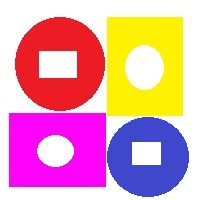
%> input picture Provas_Anteriores_Unid_2/imagens/prv2.jpg, 200 x 200 px
$ octave prova1.m   (GNU Octave 9; MATLAB toolbox functions it lacks are replaced by stand-ins)
%> lines starting %> are read from the running program, lines starting %| are printed output that depends on the picture; in (x1, y1, x2, y2) boxes, pixels count from 0 and x2, y2 are one past the last pixel; in counts of white or black regions, pixels touching at a corner belong together; the program's own positions count from 1
clear all;
close all;
pkg load image;

im = imread("imagens/prv2.jpg");
%> im is the input picture: size 200x200x3 uint8; mean R, G, B 228, 160.5, 176.9

largura = size(im,1);
%> largura = 200
altura = size(im,2);
%> altura = 200
figure("Name","prv2");
imshow(im);

mascara = im(:,:,2) < 55;
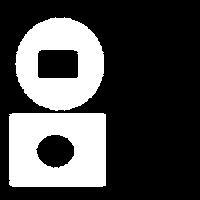
%> mascara: size 200x200 logical; 29.1% white; 2 white regions, box (x1, y1, x2, y2) and area: (9, 113, 106, 187) 6232, (15, 17, 104, 111) 5396

imAlterada = mascara;
imAlterada2 = mascara;

figure("Name", "mascara");
imshow(mascara);

imwrite(mascara, "test.png");
medida = 2;
elementoEE = logical(zeros((medida*2)+1, (medida*2)+1));
largura = floor(size(elementoEE,1)/2);
altura = floor(size(elementoEE,2)/2);

for i=1:size(elementoEE,1)
  for j=1:size(elementoEE,2)
    if sqrt((i - medida - 1).^2 + (j - medida - 1).^2 ) <= medida
        elementoEE(i,j) = 1;
      endif
  endfor
endfor

espacoVertical = altura;
espacoHorizontal = largura;

% Cria uma nova imagem com borda preta e tamanho maior que a imagem original
imProcessada = zeros(size(im,1) + altura, size(im,2) + largura);
imProcessada2 = zeros(size(im,1) + altura, size(im,2) + largura);
imProcessada(1+espacoVertical:size(im,1)+espacoVertical, 1+espacoHorizontal:size(im,2)+espacoHorizontal) = mascara;
%> imProcessada: size 202x202 double; values 0 (black) and 1 (white), 28.5% white; 2 white regions, box (x1, y1, x2, y2) and area: (11, 115, 108, 189) 6232, (17, 19, 106, 113) 5396
imProcessada2(1+espacoVertical:size(im,1)+espacoVertical, 1+espacoHorizontal:size(im,2)+espacoHorizontal) = mascara;
imBase = imProcessada;

##medida = medida*2;
figure("Name", "Rombus")
imshow(elementoEE);

    for i=1:size(im,1)
      for j=1:size(im,2)
         if mascara(i,j)
            x = i + espacoVertical;
            y = j + espacoHorizontal;

            % Pega os vizinhos do pixel atual
            vizinhos = imBase(x-espacoVertical:x+espacoVertical, y-espacoHorizontal:y+espacoHorizontal);
            vizCropados = vizinhos & elementoEE;

            % Se a interseção entre os vizinhos e o elemento estruturante for menor que o tamanho do elemento estruturante
            % aplica a operação de erosão ou dilatação
            if(sum(sum(vizCropados)) < sum(sum(elementoEE)))
                vizinhos = imProcessada(x-espacoVertical:x+espacoVertical, y-espacoHorizontal:y+espacoHorizontal);
                imProcessada(x-espacoVertical:x+espacoVertical, y-espacoHorizontal:y+espacoHorizontal) =  vizinhos | elementoEE;
            end
        end

      endfor
    endfor
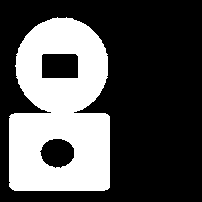
%> imProcessada: size 202x202 double; values 0 (black) and 1 (white), 32.5% white; 1 white region, box (x1, y1, x2, y2) and area: (9, 17, 110, 191) 13251
%> after the loop, vizCropados = [false false true false false; false true true true false; true true true false false; false false false false false; false false false false false]; vizinhos = [1 1 1 1 1; 1 1 1 1 1; 1 1 1 1 1; 1 1 1 1 1; 1 1 0 0 0]; x = 189; y = 105

% Remove a borda preta da imagem processada
imProcessada = imProcessada(1+espacoVertical:size(im,1)+espacoVertical, 1+espacoHorizontal:size(im,2)+espacoHorizontal);
%> imProcessada: size 200x200 double; values 0 (black) and 1 (white), 33.1% white; 1 white region, box (x1, y1, x2, y2) and area: (7, 15, 108, 189) 13251

% Mostra a imagem processada
figure('name', 'imProcessada')
imshow(imProcessada);


    for i=1:size(im,1)
      for j=1:size(im,2)
         if mascara(i,j)
            x = i + espacoVertical;
            y = j + espacoHorizontal;

            % Pega os vizinhos do pixel atual
            vizinhos = imBase(x-espacoVertical:x+espacoVertical, y-espacoHorizontal:y+espacoHorizontal);
            vizCropados = vizinhos & elementoEE;

            % Se a interseção entre os vizinhos e o elemento estruturante for menor que o tamanho do elemento estruturante
            % aplica a operação de erosão ou dilatação
            if(sum(sum(vizCropados)) < sum(sum(elementoEE)))
                vizinhos = imProcessada2(x-espacoVertical:x+espacoVertical, y-espacoHorizontal:y+espacoHorizontal);
                imProcessada2(x-espacoVertical:x+espacoVertical, y-espacoHorizontal:y+espacoHorizontal) =  vizinhos & ~elementoEE;
            end
        end

      endfor
    endfor
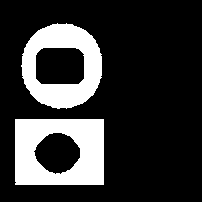
%> imProcessada2: size 202x202 double; values 0 (black) and 1 (white), 20.5% white; 2 white regions, box (x1, y1, x2, y2) and area: (15, 119, 104, 185) 4517, (21, 23, 102, 109) 3841
%> after the loop, vizinhos = [0 0 0 0 0; 0 0 0 0 0; 0 0 0 0 0; 0 0 0 0 0; 0 0 0 0 0]

imProcessada4 = zeros(size(im,1) + altura, size(im,2) + largura);

imProcessada4(1+espacoVertical:size(im,1)+espacoVertical, 1+espacoHorizontal:size(im,2)+espacoHorizontal) = imProcessada;
imBase = imProcessada4;

    for i=1:size(im,1)
      for j=1:size(im,2)
         if imProcessada(i,j)
            x = i + espacoVertical;
            y = j + espacoHorizontal;

            % Pega os vizinhos do pixel atual
            vizinhos = imBase(x-espacoVertical:x+espacoVertical, y-espacoHorizontal:y+espacoHorizontal);
            vizCropados = vizinhos & elementoEE;

            % Se a interseção entre os vizinhos e o elemento estruturante for menor que o tamanho do elemento estruturante
            % aplica a operação de erosão ou dilatação
            if(sum(sum(vizCropados)) < sum(sum(elementoEE)))
                vizinhos = imProcessada4(x-espacoVertical:x+espacoVertical, y-espacoHorizontal:y+espacoHorizontal);
                imProcessada4(x-espacoVertical:x+espacoVertical, y-espacoHorizontal:y+espacoHorizontal) =  vizinhos | elementoEE;
            end
        end

      endfor
    endfor
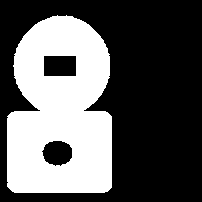
%> imProcessada4: size 202x202 double; values 0 (black) and 1 (white), 36.1% white; 1 white region, box (x1, y1, x2, y2) and area: (7, 15, 112, 193) 14745
%> after the loop, vizinhos = [1 1 1 1 1; 1 1 1 1 1; 1 1 1 1 1; 1 1 1 1 1; 1 1 0 0 0]; x = 191

imProcessada4 = imProcessada4(1+espacoVertical:size(im,1)+espacoVertical, 1+espacoHorizontal:size(im,2)+espacoHorizontal);
%> imProcessada4: size 200x200 double; values 0 (black) and 1 (white), 36.9% white; 1 white region, box (x1, y1, x2, y2) and area: (5, 13, 110, 191) 14745
figure("Name","imProcessada4");
imshow(imProcessada4);

imFinal = imProcessada4 & ~imProcessada;
%> imFinal: size 200x200 logical; 3.7% white in thin lines or dots, all inside (x1, y1, x2, y2) = (5, 13, 110, 191)

figure("Name", "Imfinal");
imshow(imFinal);

imRuido = imread("imagens/ruido1.jpg");
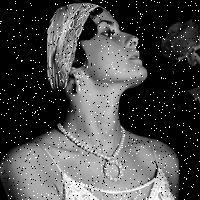
%> input picture Provas_Anteriores_Unid_2/imagens/ruido1.jpg, 200 x 200 px
%> imRuido is the input picture: size 200x200 uint8; min 0, max 255, mean 76.9
imBorda = zeros(size(imRuido,1)+2, size(imRuido,2)+2, 3, "uint8");
imBorda = imRuido;
for i=2:size(imBorda,1)-1
  for j=2:size(imBorda,2)-1
     imBorda(i,j,:) = imRuido(i-1,j-1,:);
    endfor
  endfor

  figure("Name","Borda");
  imshow(imBorda);
imBordaNova = imBorda;

for i=2:size(imBorda,1)-1
  for j=2:size(imBorda,2)-1
      viz = imBorda(i-1:i+1,j-1:j+1);
      cont=1;
      for l=1:size(viz,1)
        for c=1:size(viz,2)
             vizVector(1,cont) = viz(l,c);
             cont++;
        endfor
        endfor
      vizVector = sort(vizVector);

      imBordaNova(i,j,:) = vizVector(1,5);
    endfor
  endfor
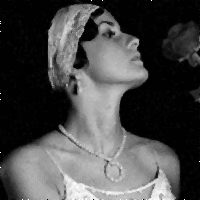
%> imBordaNova: size 200x200 uint8; min 0, max 255, mean 72.9
%> after the loop, vizVector = [0 0 0 0 0 3 6 14 14]

figure("Name", "Viz");
imshow(imBordaNova);

filtro = [-1, -1,-1;
-1, 36,-1;
-1,-1,-1];

imBorda = double(imBordaNova);
%> imBorda: size 200x200 double
divider = sum(sum(filtro));
##imBordaNova(2:size(im,1)+1, 2:size(im,2)+1) = imBordaNova;

imresult = imBordaNova;
for i=2:size(imBorda,1)-1
  for j=2:size(imBorda,2)-1
      imresult(i-1,j-1,:) = ((imBorda(i-1, j-1,:) * filtro(1,1)) +  (imBorda(i-1,j,:) * filtro(1,2))
                     + (imBorda(i-1,j+1,:) * filtro(1,3)) + (imBorda(i,j-1,:) * filtro(2,1) )
                     + (imBorda(i,j,:) * filtro(2,2)) + (imBorda(i,j+1,:) * filtro(2,3))
                     + (imBorda(i+1,j-1,:) * filtro(3,1)) + (imBorda(i+1,j,:) * filtro(3,2))
                     + (imBorda(i+1,j+1,:) * filtro(3,3)))/divider;
    endfor
  endfor

imc = imBordaNova-imresult;
figure("Name","imResult");
imshow(imc);
imR = imBordaNova + imc;
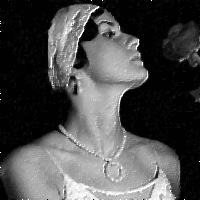
%> imR: size 200x200 uint8; min 0, max 255, mean 76
figure("Name","imResult");
imshow(imR);
